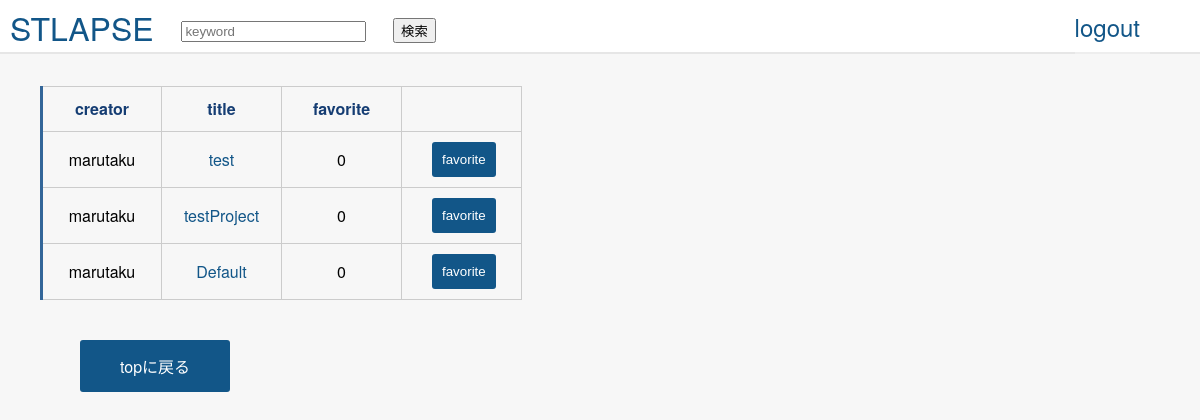
The app's page /user/marutaku (signed in), older data.
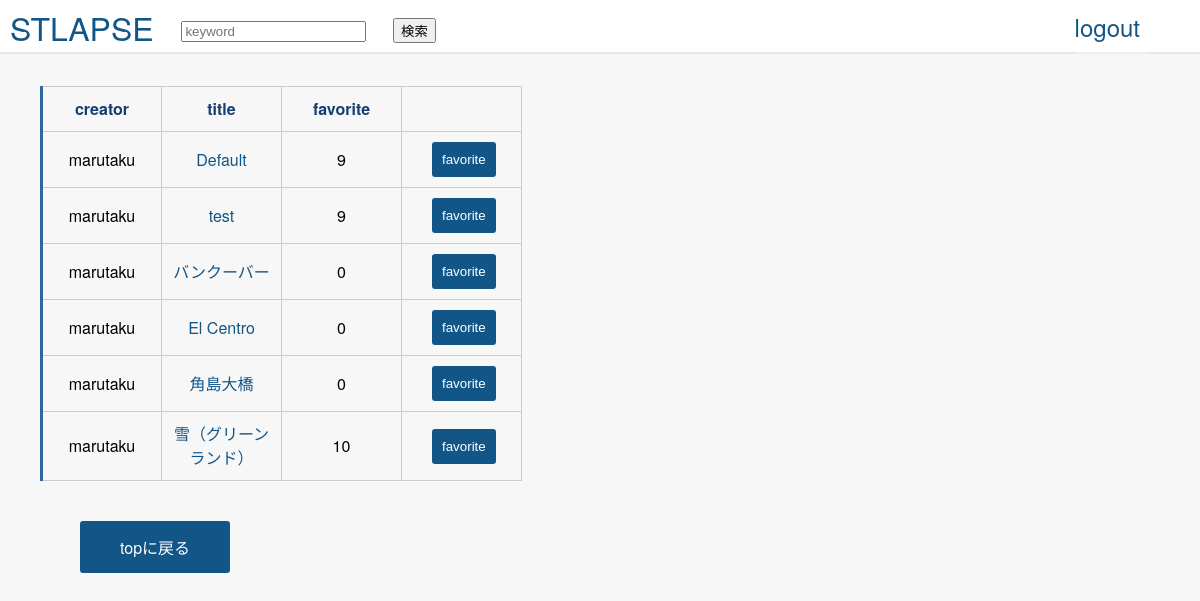
The same page, newer data.
### lib/models.py (models this page shows, shortened)
class HyperLapse (db.Model):
    __tablename__ = 'hyperlapse'
    id = db.Column(db.Integer, primary_key=True)
    name = db.Column(db.String)
    start_latlng1 = db.Column(db.Float)
    start_latlng2 = db.Column(db.Float)
    end_latlng1 = db.Column(db.Float)
    end_latlng2 = db.Column(db.Float)
    viewpoint_latlng1 = db.Column(db.Float)
    viewpoint_latlng2 = db.Column(db.Float)
    creator = db.Column(db.ForeignKey('user.name', onupdate='CASCADE', ondelete='CASCADE'))
    fav = db.Column(db.Integer, default=0)
    created_at = db.Column(db.DateTime,  default=db.func.now())

### lib/view.py (the view)
@app.route('/user/<user_name>')
@login_required
def user_detail(user_name):
    user_project = HyperLapse.query.filter(HyperLapse.creator == user_name)
    return render_template('user.html', context=user_project)

### lib/view.py (called while the page is built)
def login_required(f):
    @wraps(f)
    def decorated_function(*args, **kwargs):
        if g.user is None:
            return redirect(url_for('login', next=request.url))
        return f(*args, **kwargs)
    return decorated_function

@app.before_request
def before_request():
    g.user = session.get('id')

### src/template/user.html (shortened to what this page needs)
{% extends "layout.html" %}
{% block body %}
<div class="top-container">
{% if context %}
<table class="tabel">
    <thead>
    <tr>
        <th>creator</th>
        <th>title</th>
        <th>favorite</th>
        <th></th>
    </tr>
    </thead>
    <tbody>
    {% for project in context %}
    <tr>
        <td>{{project.creator}}</td>
        <td>
            <a href="{{url_for('render_project', project_id=project.id)}}" target="_blank">
                {{project.name}}
            </a>
        </td>
        <td>{{project.fav}}
        <td class="favorite-class">
           <div class="fav-td">
               <div class="favorite">
               <input class="fav-btn" type="button" value="favorite" data="{{project.id}}" >
           </div>
        </td>
    </tr>
    {% endfor %}
    </tbody>
</table>
{% else %}
<h4>No project are available</h4>
{% endif %}
<a class="project-btn" href="{{url_for('top')}}">topに戻る</a>
{% endblock %}

### src/template/layout.html (shortened to what this page needs)
<!DOCTYPE html>
<html>
<head>
<link rel="stylesheet" href="https://maxcdn.bootstrapcdn.com/font-awesome/4.4.0/css/font-awesome.min.css">
<link href="https://maxcdn.bootstrapcdn.com/font-awesome/4.7.0/css/font-awesome.min.css" rel="stylesheet">
<link rel="stylesheet" type="text/css" href="/src/css/stylesheet.css">
</head>
<body>
<header>
<div class="header-left">STLAPSE</div>
{% if session.id %}
<div class="header-left">
    <form class="search-form" action="{{url_for('keyword')}}" method="get" style="position:relative;top: -5px;">
          <input type="search" name="search" placeholder="keyword">
          <input type="submit" name="submit" value="検索">
    </form>
</div>
<div class="header-right">
    <a class="button " href="{{ url_for('logout') }}">logout</a>
</div>
{% endif %}
</header>
{% block body %}{% endblock %}

### src/css/stylesheet.css (style rules this page uses)
* { box-sizing: border-box; }
body { margin: 0; background-color: #f7f7f7; font-family: proxima-nova, 'Helvetica Neue', Arial, Helvetica, sans-serif; }
a { text-decoration: none; color: #125688; }
header { height: 54px; width: 100%; background-color: #fff; top: 0; z-index: 10; border-bottom: solid 2px rgba(128, 128, 128, 0.2); }
.header-left { float: left; color: #125688; line-height: 54px; font-size: 32px; padding-left: 10px }
.header-right { float: right; background-color: rgba(255,255,255,0.3); line-height: 54px; cursor: pointer; margin-right: 50px; }
.header-right a { font-size: 24px; line-height: 54px; }
.button { float: left; padding-right: 10px; }
.project-btn { display: inline-block; font-size: 16px; padding: 14px 40px; background-color: #125688; border: none; border-radius: 3px; color: white; margin: 10px auto; cursor: pointer; margin-top: 40px; margin-left: 40px; }
.fav-btn { display: block; background-color: #125688; border: none; border-radius: 3px; color: white; padding: 10px 10px; margin-left: 20px; cursor: pointer; }
.fav-td { width: 50px; }
.button { display:inline-block;position:relative; }
table { border-collapse: collapse; text-align: left; line-height: 1.5; border-top: 1px solid #ccc; border-left: 3px solid #369; }
table th { width: 10px; padding: 10px; font-weight: bold; vertical-align: center; color: #153d73; border-right: 1px solid #ccc; border-bottom: 1px solid #ccc; text-align: center; }
table td { width: 120px; padding: 10px; vertical-align: center; text-align: center; border-right: 1px solid #ccc; border-bottom: 1px solid #ccc; }
.top-container { margin-left: 40px; }

Row changes from the older to the newer data that the page shows:
changed HyperLapse: name "test" → "Default"; fav "0" → "9"
changed HyperLapse: name "testProject" → "test"; fav "0" → "9"
added HyperLapse: creator "marutaku", name "バンクーバー", fav "0"
changed HyperLapse: name "Default" → "El Centro"
added HyperLapse: creator "marutaku", name "角島大橋", fav "0"
added HyperLapse: creator "marutaku", name "雪（グリーンランド）", fav "10"
